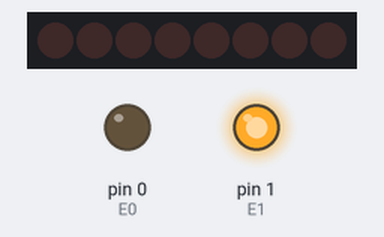
A sketch run on a simulated Arduino Uno, built with avr-gcc and run on an emulated ATmega328P. Shown: 8 shift-register outputs drawn as a row of LEDs (first output left, lit = HIGH), output pins drawn as LEDs (lit = HIGH). Wiring (inferred from the names in the program): shift register (74HC595): data pin 12; shift clock pin 9; latch pin 11. Wiring (inferred from the signals the program sends): row of LEDs: on Q0, Q1, Q2, Q3, Q4, Q5, Q6, Q7. Pins used as bus, display or sensor lines are not drawn.

Above: at 0.03 s.
At 0.42 s:
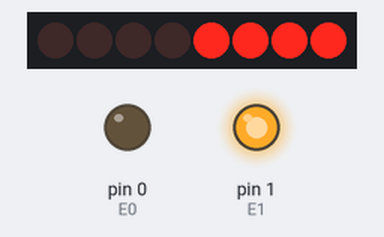
At 1.02 s:
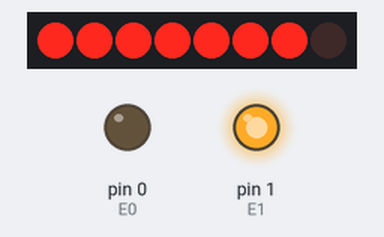
At 2.86 s:
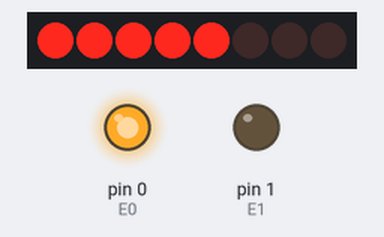
At 4.0 s:
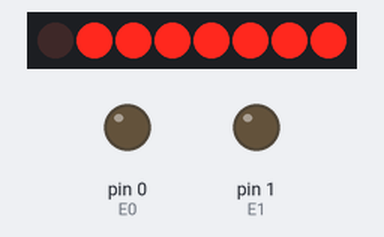
At 5.78 s:
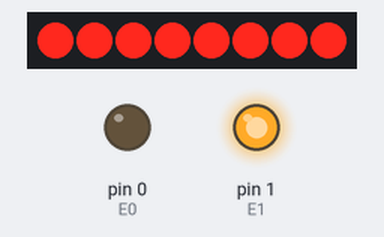
Timing chart, 0 to 6.4 s (numbered marks = the images above):
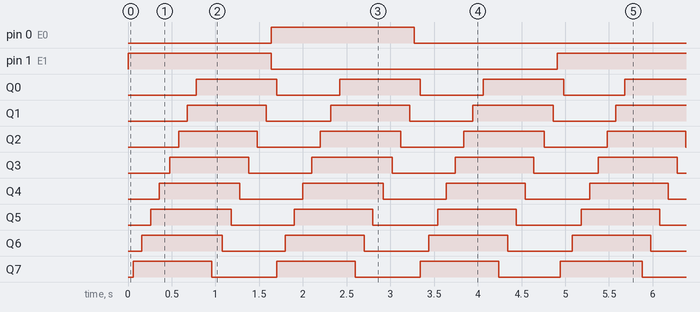

The sketch:

74595_LED_SaoBang_8bit.ino
```cpp
int time = 100;//100 default

//Cac chan cua 74595 nhu sau:
//D0= pin 15
//D1= pin 1
//D2= pin 2
//D3= pin 3
//D4= pin 4
//D5= pin 5
//D6= pin 6
//D7= pin 7
//Data= pin 14 hay ký hiệu là DP
//LP = pin 12
//CP = pin 11
//OE = pin 13 =0
//VCC= pin 10 = Pin 16
//GND = Pin13 = Pin 8

int LP = 11;
int CP = 9;
int DP = 12;
int E0=0;
int E1=1;

byte leds = 0;

void updateShiftRegister()
{
   digitalWrite(LP, LOW);
   shiftOut(DP, CP, LSBFIRST, leds);
   digitalWrite(LP, HIGH);
}

void setup()
{
  pinMode(LP, OUTPUT);
  pinMode(DP, OUTPUT);
  pinMode(CP, OUTPUT);
  pinMode(E0,OUTPUT);
  pinMode(E1,OUTPUT);
}

void Chuongtrinh_1()
{
    leds = 0;
    digitalWrite(E0,0);
    digitalWrite(E1,0);

  //updateShiftRegister();
  //delay(time);

  //Bat lan luot cac LED
  for (int i = 0; i < 8; i++)
  {
    for (int j=0;j<10;j++)
    {
      bitClear(leds, i);//chan du lieu nao duoc SET -vong lap 1-8 la 8 chan duoc set
      delay(j);
      updateShiftRegister();
      bitSet(leds, i);//chan du lieu nao duoc SET -vong lap 1-8 la 8 chan duoc set
      delay(10-j);
      updateShiftRegister();
    }
  }

 //Bat lan luot cac LED
  for (int i = 0; i < 8; i++)
  {
    for (int j=0;j<10;j++)
    {
      bitSet(leds, i);//chan du lieu nao duoc SET -vong lap 1-8 la 8 chan duoc set
      delay(j);
      updateShiftRegister();
      bitClear(leds, i);//chan du lieu nao duoc SET -vong lap 1-8 la 8 chan duoc set
      delay(10-j);
      updateShiftRegister();
    }
  }
  //delay(time);

}


void Chuongtrinh_2()
{
  leds = 0;
  digitalWrite(E0,0);
  digitalWrite(E1,1);
  //updateShiftRegister();
  //delay(time);

  //Bat lan luot cac LED
  for (int i = 0; i < 8; i++)
  {
    for (int j=0;j<10;j++)
    {
      bitClear(leds, i);//chan du lieu nao duoc SET -vong lap 1-8 la 8 chan duoc set
      delay(j);
      updateShiftRegister();
      bitSet(leds, i);//chan du lieu nao duoc SET -vong lap 1-8 la 8 chan duoc set
      delay(10-j);
      updateShiftRegister();
    }
  }
  //Bat lan luot cac LED
  for (int i = 0; i < 8; i++)
  {
    for (int j=0;j<10;j++)
    {
      bitSet(leds, i);//chan du lieu nao duoc SET -vong lap 1-8 la 8 chan duoc set
      delay(j);
      updateShiftRegister();
      bitClear(leds, i);//chan du lieu nao duoc SET -vong lap 1-8 la 8 chan duoc set
      delay(10-j);
      updateShiftRegister();
    }
  }

  digitalWrite(E0,1);
  digitalWrite(E1,0);
 //Bat lan luot cac LED
  for (int i = 0; i < 8; i++)
  {
    for (int j=0;j<10;j++)
    {
      bitClear(leds, i);//chan du lieu nao duoc SET -vong lap 1-8 la 8 chan duoc set
      delay(j);
      updateShiftRegister();
      bitSet(leds, i);//chan du lieu nao duoc SET -vong lap 1-8 la 8 chan duoc set
      delay(10-j);
      updateShiftRegister();
    }
  }
  //Bat lan luot cac LED
  for (int i = 0; i < 8; i++)
  {
    for (int j=0;j<10;j++)
    {
      bitSet(leds, i);//chan du lieu nao duoc SET -vong lap 1-8 la 8 chan duoc set
      delay(j);
      updateShiftRegister();
      bitClear(leds, i);//chan du lieu nao duoc SET -vong lap 1-8 la 8 chan duoc set
      delay(10-j);
      updateShiftRegister();
    }
  }
  //delay(time);

}

void loop()
{
  Chuongtrinh_2();
  Chuongtrinh_1();
}
```

Measured:
- by itself, pin 0 (E0), pin 1 (E1): alternates HIGH for 1.6 s and LOW for 3.3 s
- by itself, Q0: alternates HIGH for 0.92 s and LOW for 0.72 s
- by itself, Q1, Q4, Q6, Q7: alternates HIGH for 0.90 s and LOW for 0.72 s
- by itself, Q2: alternates HIGH for 0.90 s and LOW for 0.73 s
- by itself, Q3, Q5: alternates HIGH for 0.90 s and LOW for 0.74 s
